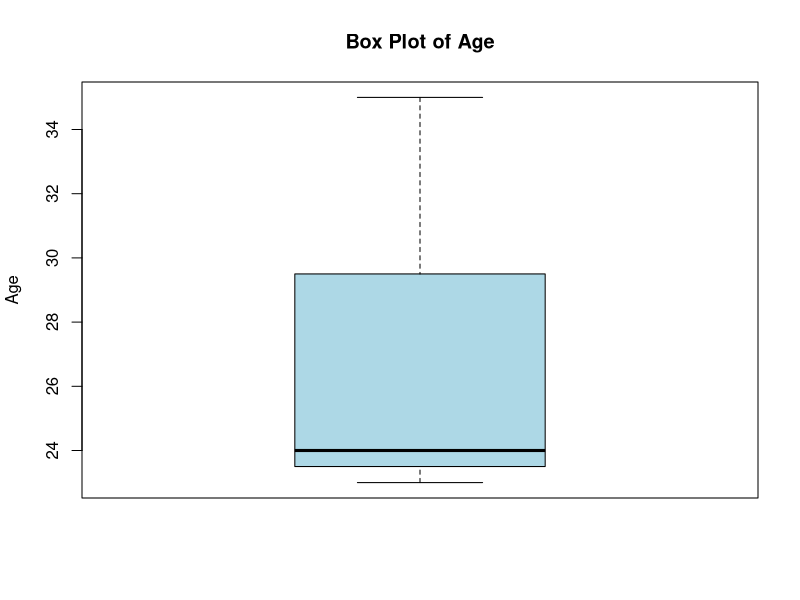

Source code (R):
name <- c("siri", "chiru", "loki")
age <- c(23, 24, 35)
marks <- c(88, 78, 25)
df <- data.frame(name, age, marks)

# Five-number summary: min, Q1, median, Q3, max
print(fivenum(df$age))

# Box plot
boxplot(df$age, main = "Box Plot of Age", ylab = "Age", col = "lightblue")
